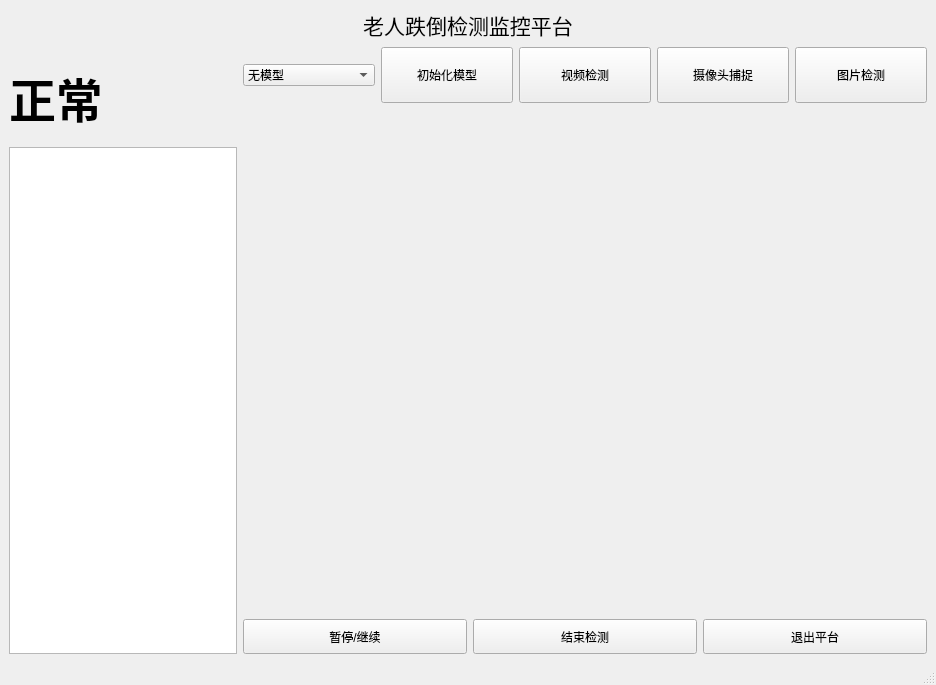
<?xml version="1.0" encoding="UTF-8"?>
<ui version="4.0">
 <class>MainWindow</class>
 <widget class="QMainWindow" name="MainWindow">
  <property name="geometry">
   <rect>
    <x>0</x>
    <y>0</y>
    <width>936</width>
    <height>685</height>
   </rect>
  </property>
  <property name="windowTitle">
   <string>老人跌倒检测监控平台</string>
  </property>
  <widget class="QWidget" name="centralwidget">
   <layout class="QHBoxLayout" name="horizontalLayout_4">
    <item>
     <layout class="QVBoxLayout" name="verticalLayout_3">
      <item>
       <widget class="QLabel" name="label">
        <property name="font">
         <font>
          <family>华文中宋</family>
          <pointsize>16</pointsize>
         </font>
        </property>
        <property name="text">
         <string>老人跌倒检测监控平台</string>
        </property>
        <property name="textFormat">
         <enum>Qt::AutoText</enum>
        </property>
        <property name="scaledContents">
         <bool>false</bool>
        </property>
        <property name="alignment">
         <set>Qt::AlignCenter</set>
        </property>
        <property name="margin">
         <number>0</number>
        </property>
        <property name="openExternalLinks">
         <bool>false</bool>
        </property>
       </widget>
      </item>
      <item>
       <layout class="QHBoxLayout" name="horizontalLayout_3" stretch="1,3">
        <item>
         <layout class="QVBoxLayout" name="verticalLayout_2" stretch="1,9">
          <property name="spacing">
           <number>0</number>
          </property>
          <item>
           <widget class="QLabel" name="label_flag">
            <property name="minimumSize">
             <size>
              <width>0</width>
              <height>100</height>
             </size>
            </property>
            <property name="font">
             <font>
              <family>华文琥珀</family>
              <pointsize>35</pointsize>
              <weight>75</weight>
              <italic>false</italic>
              <bold>true</bold>
              <underline>false</underline>
             </font>
            </property>
            <property name="text">
             <string>正常</string>
            </property>
           </widget>
          </item>
          <item>
           <widget class="QTextBrowser" name="textBrowser">
            <property name="minimumSize">
             <size>
              <width>0</width>
              <height>0</height>
             </size>
            </property>
           </widget>
          </item>
         </layout>
        </item>
        <item>
         <layout class="QVBoxLayout" name="verticalLayout" stretch="1,9,1">
          <item>
           <layout class="QHBoxLayout" name="horizontalLayout" stretch="0,0,0,0,0">
            <item>
             <widget class="QComboBox" name="comboBox">
              <property name="minimumSize">
               <size>
                <width>30</width>
                <height>20</height>
               </size>
              </property>
              <item>
               <property name="text">
                <string>无模型</string>
               </property>
              </item>
              <item>
               <property name="text">
                <string>KNN模型</string>
               </property>
              </item>
              <item>
               <property name="text">
                <string>YOLO模型</string>
               </property>
              </item>
              <item>
               <property name="text">
                <string>YOLO+KNN</string>
               </property>
              </item>
             </widget>
            </item>
            <item>
             <widget class="QPushButton" name="Button_init">
              <property name="minimumSize">
               <size>
                <width>100</width>
                <height>30</height>
               </size>
              </property>
              <property name="maximumSize">
               <size>
                <width>500</width>
                <height>500</height>
               </size>
              </property>
              <property name="text">
               <string>初始化模型</string>
              </property>
             </widget>
            </item>
            <item>
             <widget class="QPushButton" name="Button_video">
              <property name="minimumSize">
               <size>
                <width>100</width>
                <height>30</height>
               </size>
              </property>
              <property name="maximumSize">
               <size>
                <width>500</width>
                <height>500</height>
               </size>
              </property>
              <property name="text">
               <string>视频检测</string>
              </property>
             </widget>
            </item>
            <item>
             <widget class="QPushButton" name="Button_camera">
              <property name="minimumSize">
               <size>
                <width>100</width>
                <height>30</height>
               </size>
              </property>
              <property name="maximumSize">
               <size>
                <width>500</width>
                <height>500</height>
               </size>
              </property>
              <property name="text">
               <string>摄像头捕捉</string>
              </property>
             </widget>
            </item>
            <item>
             <widget class="QPushButton" name="Button_photo">
              <property name="minimumSize">
               <size>
                <width>100</width>
                <height>30</height>
               </size>
              </property>
              <property name="maximumSize">
               <size>
                <width>500</width>
                <height>500</height>
               </size>
              </property>
              <property name="text">
               <string>图片检测</string>
              </property>
             </widget>
            </item>
           </layout>
          </item>
          <item>
           <widget class="QLabel" name="label_display">
            <property name="font">
             <font>
              <family>Verdana</family>
             </font>
            </property>
            <property name="styleSheet">
             <string notr="true"/>
            </property>
            <property name="text">
             <string/>
            </property>
            <property name="margin">
             <number>0</number>
            </property>
           </widget>
          </item>
          <item>
           <layout class="QHBoxLayout" name="horizontalLayout_2">
            <item>
             <widget class="QPushButton" name="Button_stop">
              <property name="minimumSize">
               <size>
                <width>200</width>
                <height>35</height>
               </size>
              </property>
              <property name="maximumSize">
               <size>
                <width>800</width>
                <height>35</height>
               </size>
              </property>
              <property name="text">
               <string>暂停/继续</string>
              </property>
             </widget>
            </item>
            <item>
             <widget class="QPushButton" name="Button_over">
              <property name="minimumSize">
               <size>
                <width>200</width>
                <height>35</height>
               </size>
              </property>
              <property name="maximumSize">
               <size>
                <width>800</width>
                <height>35</height>
               </size>
              </property>
              <property name="text">
               <string>结束检测</string>
              </property>
             </widget>
            </item>
            <item>
             <widget class="QPushButton" name="Button_exit">
              <property name="minimumSize">
               <size>
                <width>200</width>
                <height>35</height>
               </size>
              </property>
              <property name="maximumSize">
               <size>
                <width>800</width>
                <height>35</height>
               </size>
              </property>
              <property name="text">
               <string>退出平台</string>
              </property>
             </widget>
            </item>
           </layout>
          </item>
         </layout>
        </item>
       </layout>
      </item>
     </layout>
    </item>
   </layout>
  </widget>
  <widget class="QMenuBar" name="menubar">
   <property name="geometry">
    <rect>
     <x>0</x>
     <y>0</y>
     <width>936</width>
     <height>26</height>
    </rect>
   </property>
  </widget>
  <widget class="QStatusBar" name="statusbar"/>
 </widget>
 <resources/>
 <connections/>
</ui>
